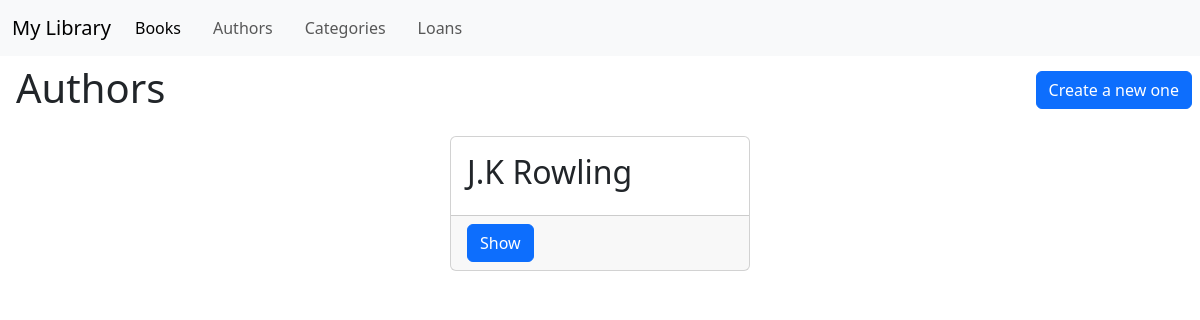
Before: /authors/ with the older database file.
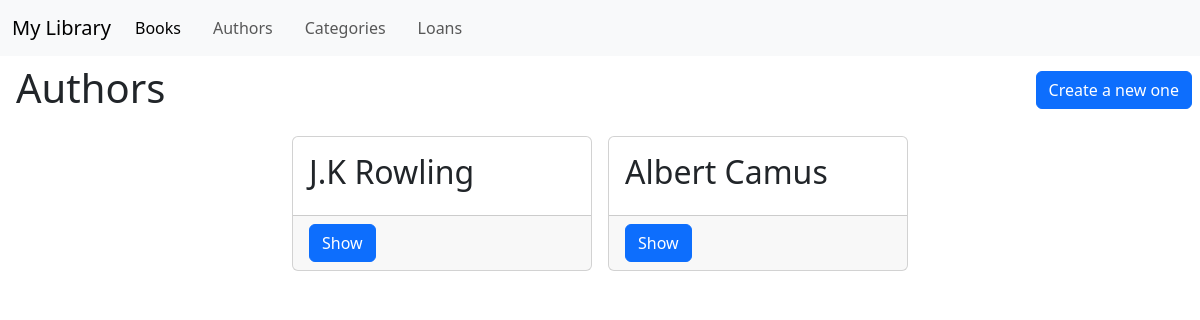
After: the same page with the newer database file.
### authors/models.py (models this page shows, shortened)
class Author(models.Model):
  https_validator = RegexValidator(
        regex=r'^https://',
        message="URL must be strat with 'https://'.",
        code='invalid_https'
    )
  first_name = models.CharField(
    max_length=150,
    blank=False,
    null=False
  )
  last_name = models.CharField(
    max_length=150,
    blank=False,
    null=False
  )
  birth_date = models.DateField()
  nationality = models.CharField(max_length=100)
  biographie = models.CharField(max_length=350, null=True)
  death_date = models.DateField(null=True)
  website = models.CharField(max_length=200, validators=[https_validator], null=True)
  def full_name(self):
    return f'{self.first_name} {self.last_name}'
  class Meta:
    unique_together = [['first_name', 'last_name']]

### authors/views.py (the view)
# urls.py: path('', views.index_view, name= 'authors'),
def index_view(request: HttpRequest) -> HttpResponse:
  collection = Author.objects.all()
  return render(request, 'authors/index.html', {'collection': collection})

### templates/authors/index.html
{% extends "base.html" %}
{% block content %}
  <div class="d-flex justify-content-between align-items-center my-2">
    <h1 class="ms-3">Authors</h1>
    <h2>
      <a href="new" class="btn btn-primary me-2">
        Create a new one
      </a>
    </h2>
  </div>
  <div class="d-flex justify-content-center align-items-center">
    {% for author in collection %}
      <div class="card w-25 m-2">
        <div class="card-body">
          <h2>{{ author.full_name }}</h2>
        </div>
        <div class="card-footer">
          <a href='/authors/{{author.id}}'
             class="btn btn-primary">
            Show
          </a>
        </div>
      </div>
    {% endfor %}
  </div>
{% endblock %}

Changed rows visible on the page:
added Author: full_name "Albert Camus"
